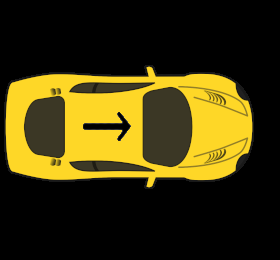
#> input picture Python-Hand-Detection/forwardcar.png, 280 x 260 px
$ python handDetect_car_output.py
#> lines starting #> are read from the running program, lines starting #| are printed output that depends on the picture
import cv2
import numpy as np
import imutils
import math

def detect_hands(img):
    hand = cv2.CascadeClassifier('palm.xml') #Cascade Classifier for front-facing hands
    gray = cv2.cvtColor(img, cv2.COLOR_BGR2GRAY) #Converts image to grayscale
    hands = hand.detectMultiScale(gray, scaleFactor=1.1, minNeighbors=5) #All detected hands get put into an array
    if len(hands) != 0:
        return hands
    else:
        return False

# [46 lines left out: function getAngle, not called in this run]

forwardcar = cv2.imread('./forwardcar.png')
#> forwardcar is the input picture: shape (260, 280, 3); mean B, G, R 13, 54.1, 63.2
backwardcar = cv2.imread('./backwardcar.png')
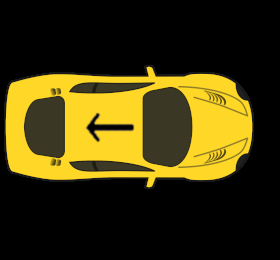
#> input picture Python-Hand-Detection/backwardcar.png, 280 x 260 px
#> backwardcar is the input picture: shape (260, 280, 3); mean B, G, R 13, 54.2, 63.3
camera = cv2.VideoCapture(0) #Detects webcamera

#Sets frame size to small for quicker processing
camera.set(cv2.CAP_PROP_FRAME_WIDTH,100);
camera.set(cv2.CAP_PROP_FRAME_HEIGHT,100);

camera.set(cv2.CAP_PROP_FPS,60);

while camera.isOpened():

    ret, frame = camera.read()
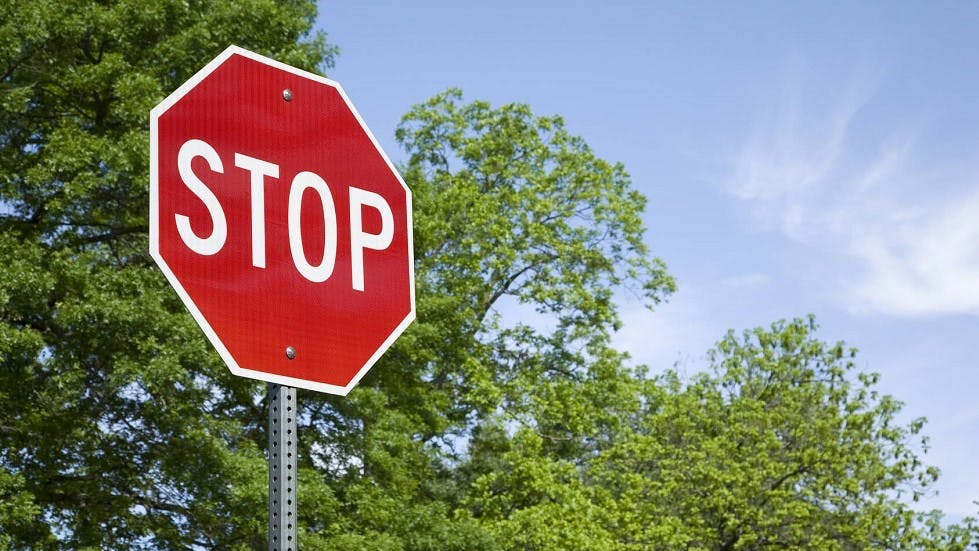
#> input picture object_detection/recognize_stop_sign/image.jpg, 979 x 551 px, given in place of the camera
#> frame is the input picture: shape (551, 979, 3); mean B, G, R 123.1, 133.3, 133.1
    y,x,_ = frame.shape
#> y = 551; x = 979

    frame = cv2.bilateralFilter(frame, 9, 0, 0)  #Smoothing filter
    img = cv2.flip(frame, 1) #Flips the frame horizontally
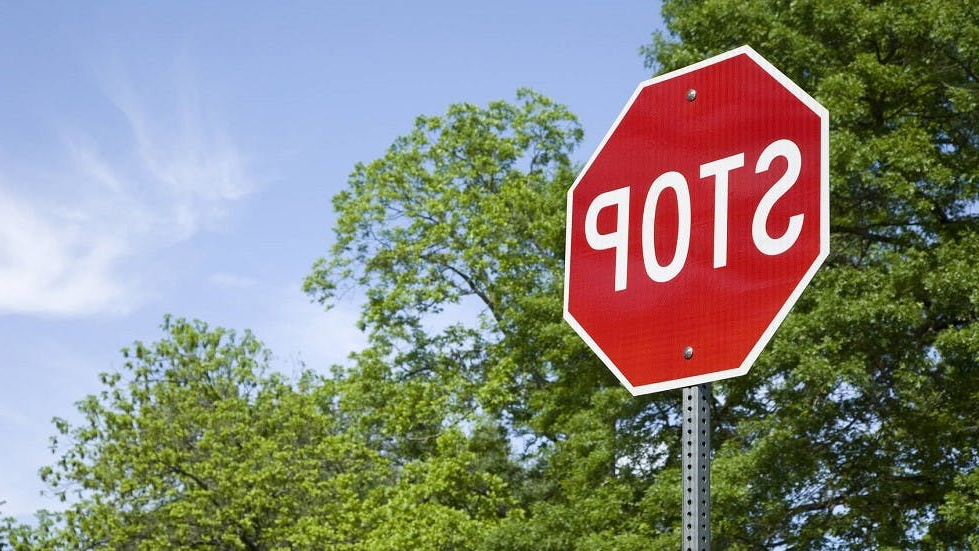
#> img: shape (551, 979, 3); mean B, G, R 123.1, 133.3, 133.1
    hands = detect_hands(img) #Array of coordiantes where hands are located
#> in detect_hands, `gray = cv2.cvtColor(img, cv2.COLOR_BGR2GRAY)`:
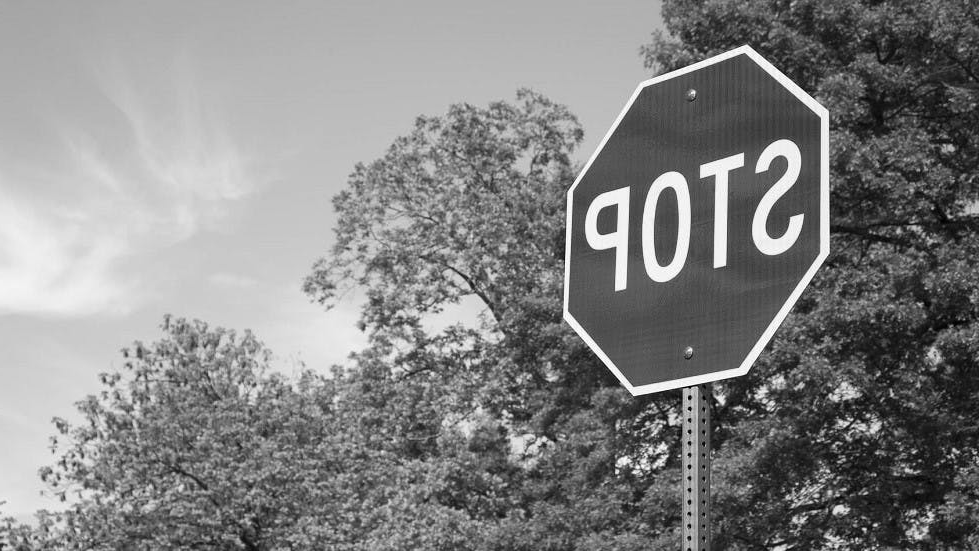
#> gray: shape (551, 979); min 0, max 255, mean 132
#> in detect_hands, `hands = hand.detectMultiScale(gray, scaleFactor=1.1, minNeighbors=5)`: hands = ()
#> hands = False

    try:
        #Grid pattern drawn
        cv2.line(img,(int(x/2),0),(int(x/2),y),(0,0,0),1)
        cv2.line(img,(0,int(y/2)),(x,int(y/2)),(0,0,0),1)
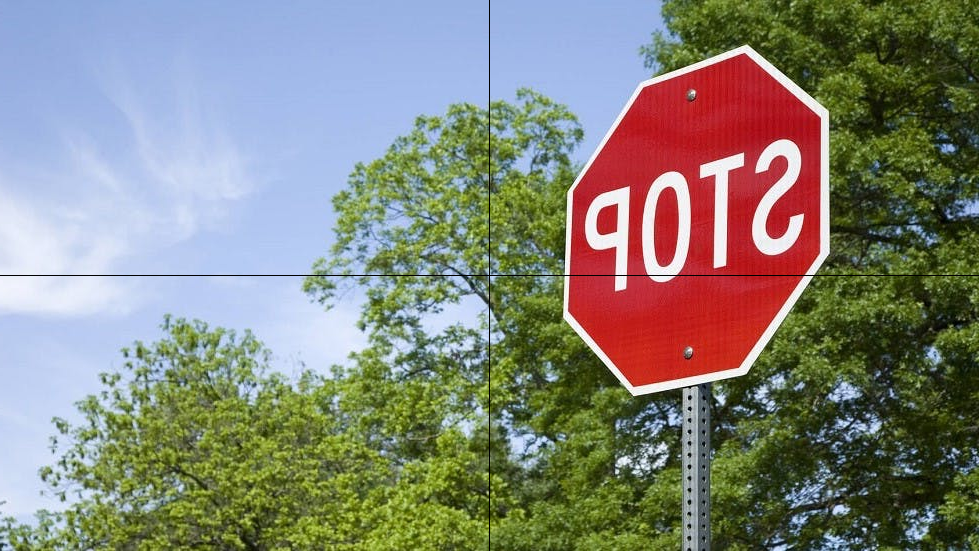
#> img: shape (551, 979, 3); mean B, G, R 122.7, 132.9, 132.6
        cv2.imshow('frame',img) #Show grid and frame

        if hands.any():

            for (a,b,w,h) in hands:
                x2, y2 = (int(a+(w/2)),int(b+(h/2))) #Center coords of the hand
                angle, direction1, direction2 = getAngle(x,y,x2,y2) #Returns angle from center of frame to center of hand

                #Set the car image to use, based on the position of the hand
                if direction1 == 'forward':
                    car = forwardcar
                else:
                    car = backwardcar

                car_img = imutils.rotate_bound(car,-angle) #Adjust car image to appropriate angle
                cv2.line(img,(int(x/2),int(y/2)),(x2,y2),(0,255,0),3) #Line to center of hand from center of frame

                print('\n\nMoving '+direction1+' and '+direction2)

            cv2.imshow('car',car_img) #Show rotated car
            cv2.imshow('frame',img) #Show line to center of hand


    except:
        #If no hands were detected nothing happens
        pass

    k = cv2.waitKey(10) & 0xff #Detects key presses
#> (key Esc is pressed here)
    if k == 27:
        #If the esc key is pressed, stop the program
        break

#Required for continous recording
camera.release()
cv2.destroyAllWindows()
